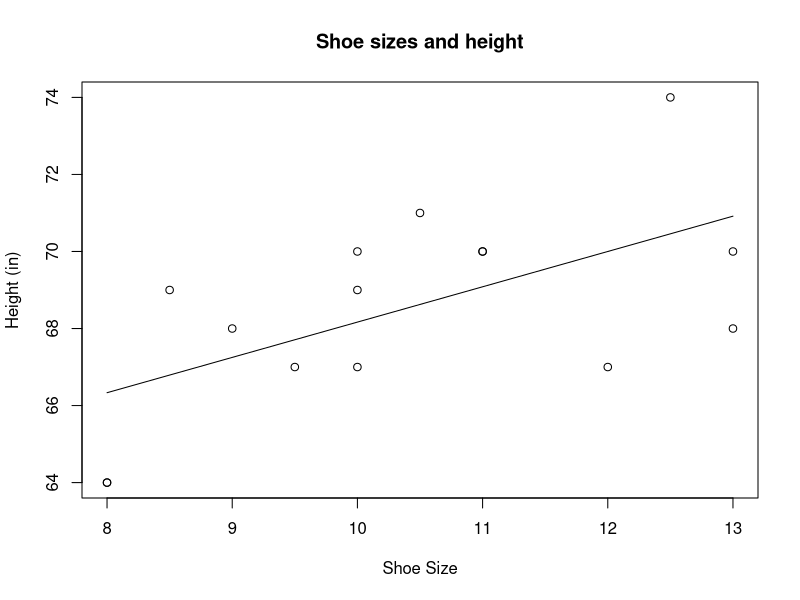

Reproduce this figure in R.
#James Millikan, SJ, Verbum Dei High School, Los Angeles, Spring 2022
#AMDG

#To introduce a unit on linear regression, 15 students recorded their heights (in inches) and shoe sizes.
#These are recorded in the following matrices.

Y<-matrix(c(71, 70, 69, 70, 67, 70, 67, 64, 64, 67, 68, 69, 68, 70, 74), ncol=1, nrow=15)
X<-matrix(c(1, 1, 1, 1, 1, 1, 1, 1, 1, 1, 1, 1, 1, 1, 1, 10.5, 10, 10, 13, 10, 11, 9.5, 8, 8, 12, 13, 8.5, 9, 11, 12.5), ncol=2, nrow=15)

#To calculate the y-intercept and slope of the least squares regression line:
XtX<-(t(X)%*%X)
XtY<-(t(X)%*%Y)
A<-solve(XtX)%*%XtY #a11=y-int, a21=slope
x<-"For the least-square regression line, the y-intercept is a11 and the slope is a12"
x
A

#To obtain a matrix of the residuals

E<-(Y-(X%*%A))

SSR<-sum(E^2) #Sum of squared residuals


#Mean of the Y values

Ymean<-mean(Y)

MeanVec<-matrix(rep(c(Ymean), times=length(E)))#Vector filled with mean height

Dev<-Y-(MeanVec) #Deviations from the mean
SqDev<-Dev^2 

SST<-sum(SqDev) #Total sum of squared deviations

Rsqr<-1-(SSR/SST) #R-square value

y<-"The R^2 value is..."
y
Rsqr #Displays R-square value in console.

#An R2 of 0.354996 means that 35.5% of the variation in heights can be accounted for by shoe sizes.
#Shoe sizes aren't a great predictor of heights. (The correlation coefficient is sqrt(R2)=0.5958)

#We can plot the data points and graph our least squared lines to check our work

Xvals<-c(10.5, 10, 10, 13, 10, 11, 9.5, 8, 8, 12, 13, 8.5, 9, 11, 12.5)
Yvals<-c(71, 70, 69, 70, 67, 70, 67, 64, 64, 67, 68, 69, 68, 70, 74)

b0<-A[1] #y-intercept
b1<-A[2] #slope

h <- function(s) b0 + b1*s # Our model for heights as a function of shoe size: h(s)= b0 + b1*s

plot(Xvals,Yvals, main="Shoe sizes and height", xlab="Shoe Size", ylab="Height (in)")
plot(h, xlim=c(min(Xvals), c(max(Xvals))), add=T)

#The plot looks pretty good. Nice to have so sense of what's going on under the hood for R's lm(y~x) command.

#Feel free to email me at jmillikan@jesuits.org if you have any questions.
#AMDG